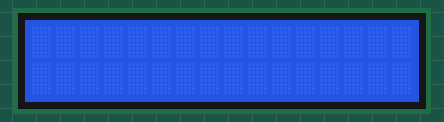
Recording of a sketch running on a simulated Arduino Uno, built with avr-gcc and run on an emulated ATmega328P. On the bench: 16×2 character LCD.

Above: at 0.1 s.
At 0.6 s:
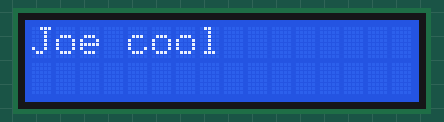

Measured:
- what the display in image 1 shows lasts 0.5 s, from 0.6 s to 1.1 s

The sketch:

sublime_test.ino
```cpp
#include <LiquidCrystal.h>
const int rs = 8, en = 9, d4 = 4, d5 = 5, d6 = 6, d7 = 7;
LiquidCrystal lcd(rs, en, d4, d5, d6, d7);


void setup() {
  // set up the LCD's number of columns and rows:
  lcd.begin(16, 2);
  // Print a message to the LCD.
  lcd.print("Joe cool");
}

void loop() {
  // Turn off the display:
  lcd.noDisplay();
  delay(500);
  // Turn on the display:
  lcd.display();
  delay(500);
}
```
